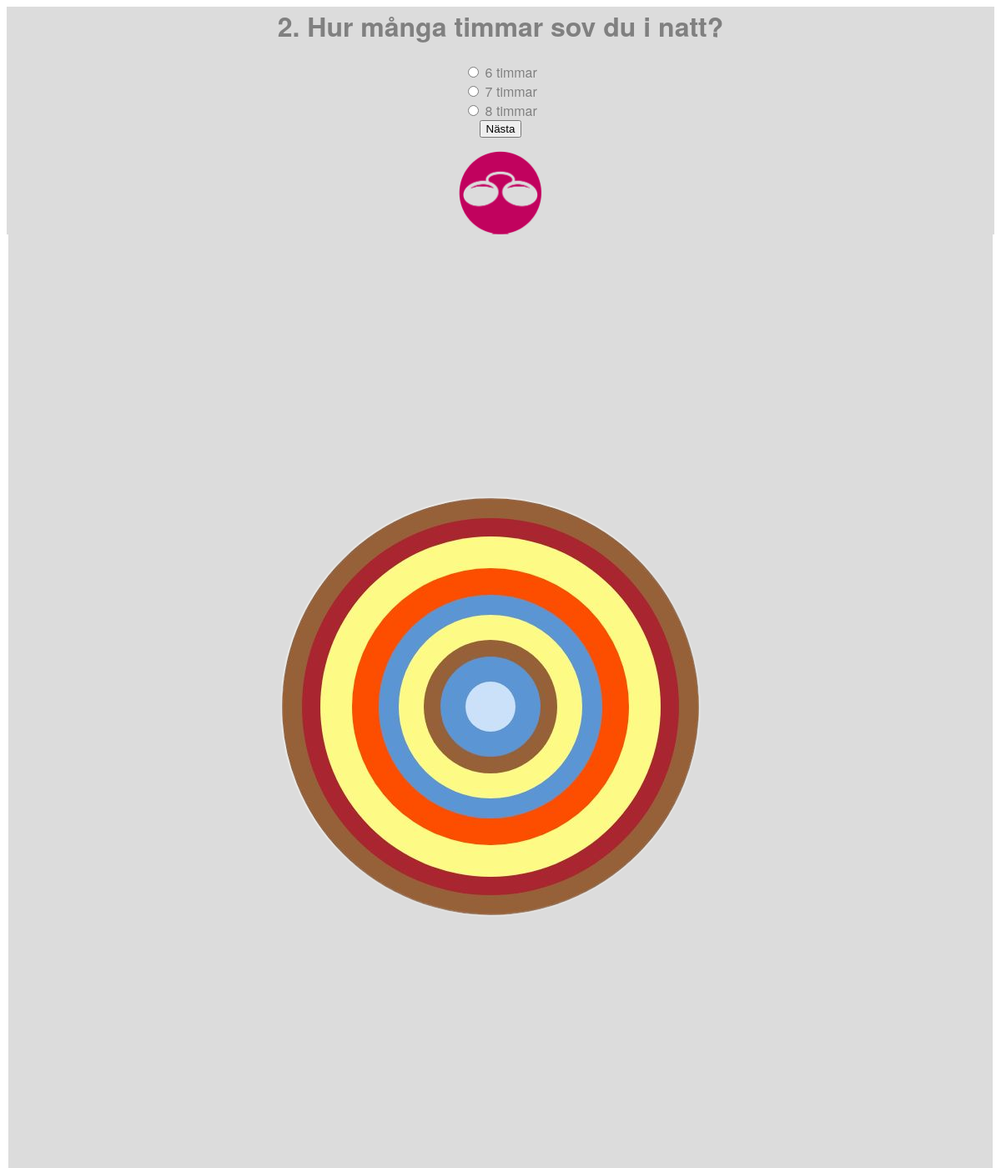
Page /2/ on the committed database.
### testapp/models.py (models this page shows, shortened)
class Question(models.Model):
    question_text = models.CharField(max_length=200)
    pub_date = models.DateTimeField('date published')

class Choice(models.Model):
    question = models.ForeignKey(Question, on_delete=models.CASCADE)
    choice_text = models.CharField(max_length=200)
    votes = models.IntegerField(default=0)

### testapp/views.py (the view)
# urls.py: path('<int:pk>/', views.DetailView.as_view(), name='detail'),
class DetailView(generic.DetailView):
    model = Question
    template_name = 'testapp/detail.html'

### testapp/templates/testapp/detail.html (shortened to what this page needs)
{% load static %}
<link rel="stylesheet" type="text/css" href="{% static 'testapp/main.css' %}">
<div class="questpage">
  </div>
  <div class="questtext">
<h1>{{ question.question_text }}</h1>
<form action="{% url 'testapp:vote' question.id %}" method="post">
{% for choice in question.choice_set.all %}
  <input type="radio" name="choice" id="choice{{ forloop.counter }}" value ="{{ choice.id }}">
  <label for="choice{{ forloop.counter }}">{{ choice.choice_text }}</label><br>
{% endfor %}
<input type="submit" value="Nästa" />
</form>
<img src="{% static 'testapp/images/AW_glasses.png' %}" style="width:100px;height:100px;">
</div>

### testapp/static/testapp/main.css (style rules this page uses)
.questpage { position: absolute; top: 150px; bottom: 10px; left: 10px; right: 10px; height: 100%; background: gainsboro url("images/AW_circle.png") center no-repeat; background-size:auto; z-index: -3; }
.questtext { text-align: center; color: gray; font-family: "HelveticaNeue-Light", "Helvetica Neue Light", "Helvetica Neue", Helvetica, Arial, "Lucida Grande", sans-serif; background-color: gainsboro; }

### rows in the picture
Question: question_text "2. Hur många timmar sov du i natt?"
Choice: choice_text "6 timmar"
Choice: choice_text "7 timmar"
Choice: choice_text "8 timmar"
